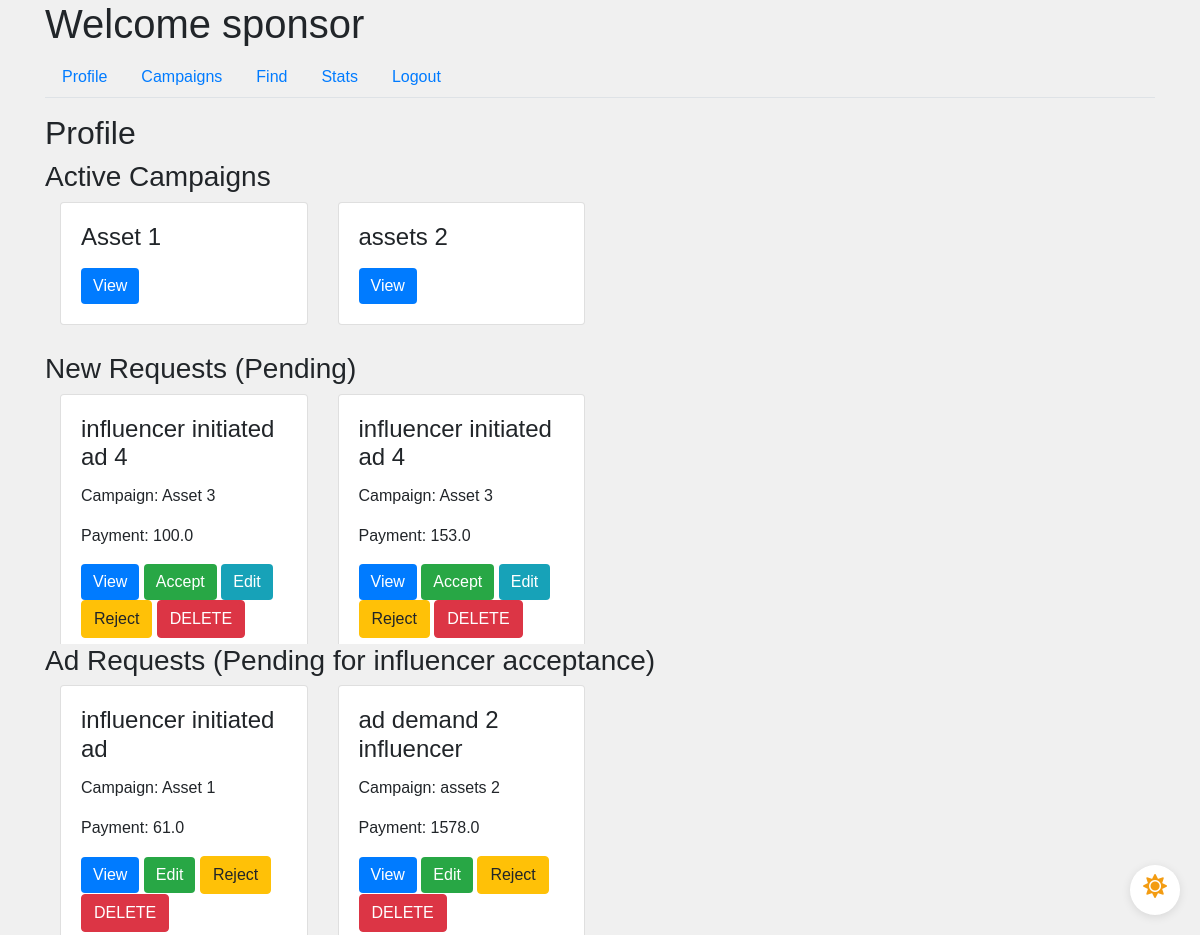
The app's page /sponsor/profile (signed in), older data.
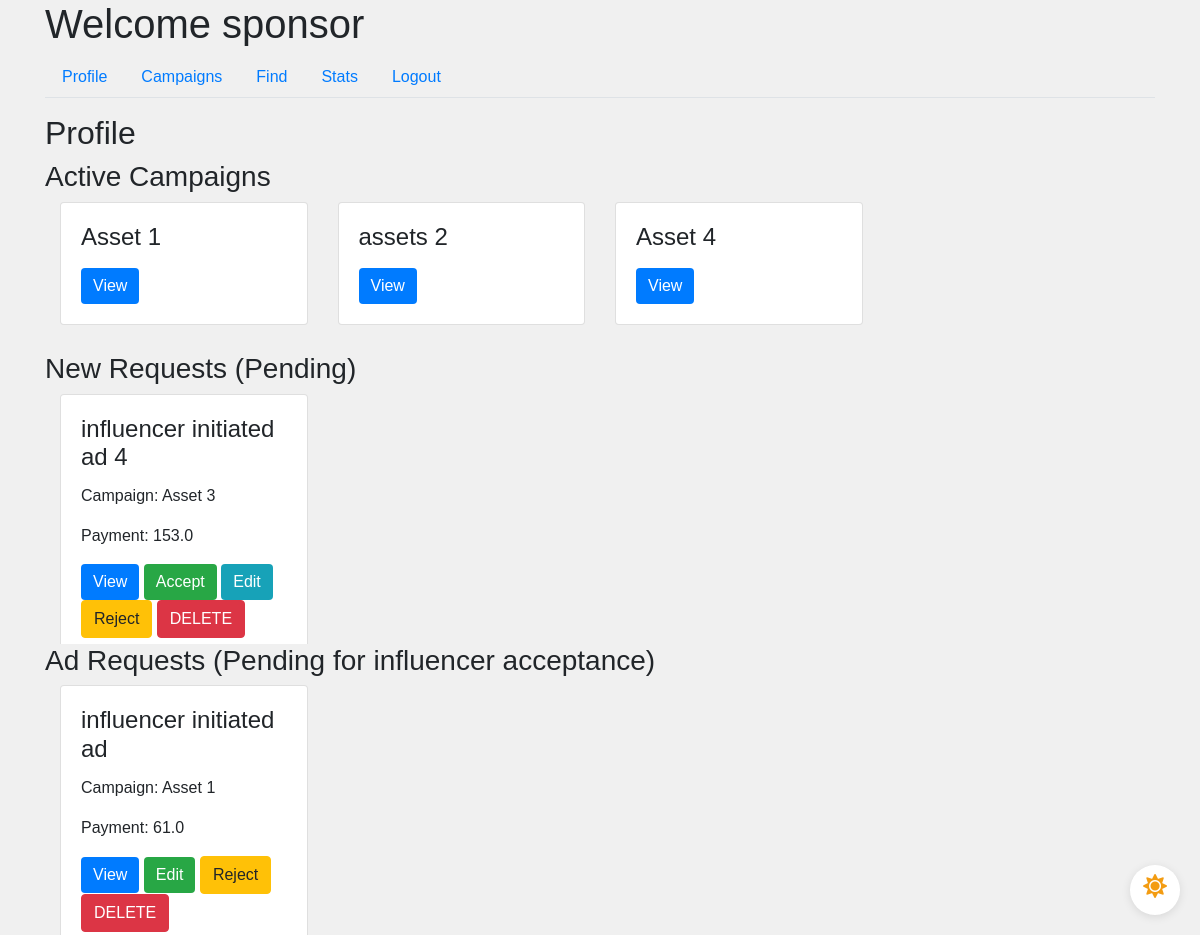
The same page, newer data.
### app/models.py (models this page shows, shortened)
class User(UserMixin, db.Model):
    id = db.Column(db.Integer, primary_key=True)
    username = db.Column(db.String(64), unique=True, nullable=False)
    email = db.Column(db.String(120), unique=True, nullable=False)
    password_hash = db.Column(db.String(128), nullable=False)
    role = db.Column(db.String(20), nullable=False)
    industry = db.Column(db.String(120))  # For Sponsors
    platforms = db.Column(db.Text)  # For Influencers
    category = db.Column(db.String(120))  # For Influencers
    niche = db.Column(db.String(120))  # For Influencers
    profile_pic = db.Column(db.String(20), nullable=False, default='download.png')
    flag = db.Column(db.Boolean, default=False, nullable=False)  # Add flag column

class Campaign(db.Model):
    id = db.Column(db.Integer, primary_key=True)
    name = db.Column(db.String(100), nullable=False)
    description = db.Column(db.Text, nullable=False)
    budget = db.Column(db.Float, nullable=False)
    visibility = db.Column(db.String(10), nullable=False)  # 'public', 'private'
    start_date = db.Column(db.Date, nullable=False)
    end_date = db.Column(db.Date, nullable=False)
    user_id = db.Column(db.Integer, db.ForeignKey('user.id'), nullable=False)
    ad_requests = db.relationship('AdRequest', backref='campaign', lazy=True)
    flag = db.Column(db.Boolean, default=False, nullable=False)  # Add flag column

class AdRequest(db.Model):
    id = db.Column(db.Integer, primary_key=True)
    campaign_id = db.Column(db.Integer, db.ForeignKey('campaign.id'), nullable=False)
    influencer_id = db.Column(db.Integer, db.ForeignKey('user.id'), nullable=False)
    requirements = db.Column(db.Text, nullable=False)
    payment_amount = db.Column(db.Float, nullable=False)
    status_influencer = db.Column(db.String(10), nullable=False)
    status_sponsor = db.Column(db.String(10), nullable=False)

### app/routes.py (the view)
@main.route('/sponsor/profile')
@login_required
def sponsor_profile():
    if current_user.role != 'sponsor':
        return redirect(url_for('main.home'))
    sponsor = current_user
    active_campaigns = Campaign.query.join(AdRequest, Campaign.id == AdRequest.campaign_id)\
    .filter(Campaign.user_id == sponsor.id, AdRequest.status_sponsor == "Accepted").all()
    new_requests = AdRequest.query.join(Campaign, AdRequest.campaign_id == Campaign.id)\
    .filter(
        Campaign.user_id == sponsor.id,
        AdRequest.status_sponsor == 'Pending', AdRequest.status_influencer != 'Rejected'
    ).all()
    active_influencer = User.query.filter_by(role='influencer').all()
    influencer_pending_request = AdRequest.query.join(Campaign, AdRequest.campaign_id == Campaign.id)\
                              .filter(Campaign.user_id == sponsor.id, AdRequest.status_influencer == 'Pending', AdRequest.status_sponsor != 'Rejected').all()
    return render_template('sponsor_profile.html',
                           sponsor=sponsor,
                           active_campaigns=active_campaigns,
                           active_influencer=active_influencer,
                           new_requests=new_requests,
                           influencer_pending_request=influencer_pending_request)

### app/models.py (called while the page is built)
@login_manager.user_loader
def load_user(user_id):
    return User.query.get(int(user_id))

### app/templates/sponsor_profile.html (shortened to what this page needs)
{% extends "sponsor_dashboard.html" %}
{% block tab_content %}
<h2>Profile</h2>
<div class="col-md-13">
    <div class="profile-main">
        <h3>Active Campaigns</h3>
            <div class="scrollable-container scrollable-container-custom-height-spon-1">
                <div class="row-container">
                    {% for campaign in active_campaigns %}
                    <div class="col-md-3">
                        <div class="request-box card">
                            <div class="card-body">
                                <h4 class="card-title">{{ campaign.name }}</h4>
                                <button class="btn btn-primary" data-toggle="modal" data-target="#campaignModal" data-id="{{ campaign.id }}">View</button>
                            </div>
                        </div>
                    </div>
                    {% endfor %}
                </div>
            </div>
        <h3>New Requests (Pending)</h3>
            <div class="scrollable-container scrollable-container-custom-height-spon-2">
                <div class="row-container">
                    {% for request in new_requests %}
                    <div class="col-md-3">
                        <div class="request-box card">
                            <div class="card-body">
                                <h4 class="card-title">{{ request.requirements }}</h4>
                                <p class="card-text">Campaign: {{ request.campaign.name }}</p>
                                <p class="card-text">Payment: {{ request.payment_amount }}</p>
                                <button class="btn btn-primary" data-toggle="modal" data-target="#adRequestModal" data-id="{{ request.id }}">View</button>
                                {% for influencer in active_influencer %}
                                    {% if request.campaign.flag == 0 and current_user.flag == 0 and influencer.id == request.influencer_id and influencer.flag == 0 %}
                                        <a href="{{ url_for('main.accept_request_sponsor', id=request.id) }}" class="btn btn-success">Accept</a>
                                        <a href="{{ url_for('main.edit_ad_request_spon', id=request.id) }}" class="btn btn-info">Edit</a>
                                        <a href="{{ url_for('main.reject_request_sponsor', id=request.id) }}" class="btn btn-warning">Reject</a>
                                        <a href="{{ url_for('main.delete_ad_request', id=request.id) }}" class="btn btn-danger">DELETE</a>
                                    {% endif %}
                                {% endfor %}
                            </div>
                        </div>
                    </div>
                    {% endfor %}
                </div>
            </div>
        <h3>Ad Requests (Pending for influencer acceptance)</h3>
        <div class="scrollable-container scrollable-container-custom-height-spon-3">
            <div class="row-container">
                {% for request in influencer_pending_request %}
                <div class="col-md-3">
                    <div class="request-box card">
                        <div class="card-body">
                            <h4 class="card-title">{{ request.requirements }}</h4>
                            <p class="card-text">Campaign: {{ request.campaign.name }}</p>
                            <p class="card-text">Payment: {{ request.payment_amount }}</p>
                            <button class="btn btn-primary" data-toggle="modal" data-target="#adRequestModal" data-id="{{ request.id }}">View</button>
                            {% for influencer in active_influencer %}
                                {% if request.campaign.flag == 0 and current_user.flag == 0 and influencer.id == request.influencer_id and influencer.flag == 0 %}
                                    <a href="{{ url_for('main.edit_ad_request_spon', id=request.id) }}" class="btn btn-success">Edit</a>
                                    <a href="{{ url_for('main.reject_request_sponsor', id=request.id) }}" class="btn btn-warning">Reject</a>
                                    <a href="{{ url_for('main.delete_campaign', id=request.id) }}" class="btn btn-danger">DELETE</a>
                                {% endif %}
                            {% endfor %}
                        </div>
                    </div>
                </div>
                {% endfor %}
            </div>
        </div>
</div>
{% endblock %}

### app/templates/sponsor_dashboard.html (shortened to what this page needs)
{% extends "base.html" %}
{% block content %}
<div class="dark-mode-toggle">
    <label for="darkSwitch" class="toggle-label">
        <i class="fas fa-sun light-mode-icon"></i>
    </label>
</div>
<h1>Welcome {{ current_user.username }}</h1>
<ul class="nav nav-tabs">
    <li class="nav-item">
        <a class="nav-link" href="{{ url_for('main.sponsor_profile') }}">Profile</a>
    </li>
    <li class="nav-item">
        <a class="nav-link" href="{{ url_for('main.sponsor_campaigns') }}">Campaigns</a>
    </li>
    <li class="nav-item">
        <a class="nav-link" href="{{ url_for('main.sponsor_find') }}">Find</a>
    </li>
    <li class="nav-item">
        <a class="nav-link" href="{{ url_for('main.sponsor_stats') }}">Stats</a>
    </li>
    <li class="nav-item">
        <a class="nav-link" href="{{ url_for('main.logout') }}">Logout</a>
    </li>
</ul>
<div class="tab-content mt-3">
    {% block tab_content %}{% endblock %}
</div>
{% endblock %}

### app/templates/base.html (shortened to what this page needs)
<!DOCTYPE html>
<html lang="en">
<head>
    <link rel="stylesheet" href="https://maxcdn.bootstrapcdn.com/bootstrap/4.0.0/css/bootstrap.min.css">
    <link href="https://stackpath.bootstrapcdn.com/bootstrap/4.3.1/css/bootstrap.min.css" rel="stylesheet">
    <link rel="stylesheet" href="https://cdnjs.cloudflare.com/ajax/libs/font-awesome/5.15.4/css/all.min.css">
    <link rel="stylesheet" href="{{ url_for('static', filename='css/styles.css') }}">
</head>
<body>
    <div class="container">
        {% block content %}{% endblock %}
    </div>
</body>
</html>

### app/static/css/styles.css (style rules this page uses)
.scrollable-container { display: flex; flex-direction: column; overflow-y: auto; height: 255px; scroll-snap-type: y mandatory; }
.scrollable-container-custom-height-spon-1 { height: 150px; }
.scrollable-container-custom-height-spon-2 { height: 250px; }
.scrollable-container-custom-height-spon-3 { height: 250px; }
.row-container { display: flex; flex-wrap: wrap; }
.row-container > .col-md-3 { flex: 0 0 25%; box-sizing: border-box; scroll-snap-align: start; margin-bottom: 10px; }
body { font-family: 'Arial', sans-serif; background-color: #f0f0f0; margin: 0; padding: 0; transition: background-color 0.3s; }
.btn-primary { background-color: #007bff; border: none; }
.btn-success { background-color: #28a745; border: none; }
.btn-info { background-color: #17a2b8; border: none; }
.dark-mode-toggle { position: fixed; bottom: 20px; right: 20px; width: 50px; height: 50px; border-radius: 50%; background-color: #fff; box-shadow: 0 2px 10px rgba(0, 0, 0, 0.1); display: flex; align-items: center; justify-content: center; cursor: pointer; z-index: 1000; }
.toggle-label { display: flex; align-items: center; justify-content: center; width: 100%; height: 100%; cursor: pointer; position: relative; }
.light-mode-icon, .dark-mode-icon { position: absolute; font-size: 24px; }
.light-mode-icon { color: #f39c12; opacity: 1; transition: opacity 0.3s; }

Row changes from the older to the newer data that the page shows:
no longer on this page (row edited): AdRequest: requirements "influencer initiated ad 4", campaign.name "Asset 3", payment_amount "100.0", shown under "New Requests (Pending)"
no longer on this page (row edited): AdRequest: requirements "ad demand 2 influencer", campaign.name "assets 2", payment_amount "1578.0", shown under "Ad Requests (Pending for influencer acceptance)"
now on this page (row unchanged): Campaign: name "Asset 4"
